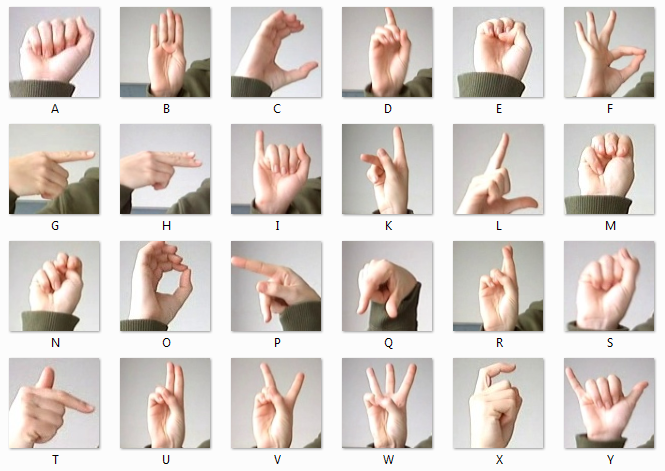
#> input picture backend/dataset/amer_sign2.png, 665 x 471 px
$ python enhanced_preprocessing.py dataset/amer_sign2.png
#> lines starting #> are read from the running program, lines starting #| are printed output that depends on the picture; after the words box and inside, x2 and y2 are one past the last pixel; in counts of white or black regions, pixels touching at a corner belong together
"""
Enhanced Image Preprocessing for ASL Recognition
Improves accuracy through advanced preprocessing techniques
"""

try:
    import cv2
    OPENCV_AVAILABLE = True
except ImportError:
    OPENCV_AVAILABLE = False
    print("Warning: OpenCV not available for preprocessing")

try:
    import numpy as np
    NUMPY_AVAILABLE = True
except ImportError:
    NUMPY_AVAILABLE = False
    print("Warning: NumPy not available")

try:
    from PIL import Image, ImageEnhance, ImageFilter
    PIL_AVAILABLE = True
except ImportError:
    PIL_AVAILABLE = False
    print("Warning: Pillow not available. Install with: pip install Pillow")

from typing import Union, Tuple


class EnhancedPreprocessor:
    """Advanced preprocessing for sign language images"""

    def __init__(self):
        self.target_sizes = {
            'cnn': (200, 200),
            'vit': (224, 224),
            'mediapipe': None  # Original size for MediaPipe
        }

    def preprocess_for_model(
        self,
        image: Union[np.ndarray, Image.Image, str],
        model_type: str = 'cnn',
        enhance: bool = True
    ) -> Union[np.ndarray, Image.Image]:
        """
        Preprocess image for specific model

        Args:
            image: Input image (path, numpy array, or PIL Image)
            model_type: 'cnn', 'vit', or 'mediapipe'
            enhance: Apply enhancement techniques

        Returns:
            Preprocessed image ready for model
        """
#> called with image = 'dataset/amer_sign2.png', model_type = 'cnn', enhance = True
        # Load image
        if isinstance(image, str):
            img = Image.open(image)
#> img is the input picture: PIL image 665x471 RGBA; mean R, G, B, A 216.2, 207.3, 201.9, 255
        elif isinstance(image, np.ndarray):
            img = Image.fromarray(image)
        else:
            img = image

        # Apply enhancements
        if enhance:
            img = self.enhance_image(img)

        # Crop to hand region (optional but improves accuracy)
        img = self.auto_crop_hand(img)

        # Resize for specific model
        target_size = self.target_sizes.get(model_type)
        if target_size:
            img = img.resize(target_size, Image.Resampling.LANCZOS)

        # Convert based on model needs
        if model_type == 'mediapipe':
            # MediaPipe needs RGB numpy array
            if img.mode != 'RGB':
                img = img.convert('RGB')
            return np.array(img)
        else:
            # CNN and ViT work with PIL Images or arrays
            if img.mode != 'RGB':
                img = img.convert('RGB')
            return img

    def enhance_image(self, img: Image.Image) -> Image.Image:
        """
        Apply multiple enhancement techniques

        Improvements:
        - Contrast enhancement: Makes hand features more distinct
        - Sharpness: Clarifies edges and fingers
        - Brightness normalization: Handles varying lighting
        - Noise reduction: Smooths background artifacts
        """
        # Convert to RGB if needed
        if img.mode != 'RGB':
            img = img.convert('RGB')
#> img: PIL image 665x471 RGB

        # 1. Contrast enhancement (boost hand vs background)
        enhancer = ImageEnhance.Contrast(img)
        img = enhancer.enhance(1.3)  # 30% more contrast
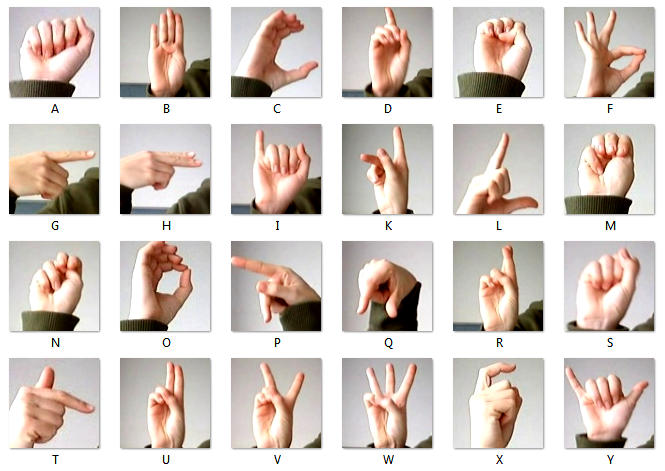
#> img: PIL image 665x471 RGB; mean R, G, B 214.2, 203.1, 196.5

        # 2. Sharpness enhancement (clearer edges)
        enhancer = ImageEnhance.Sharpness(img)
        img = enhancer.enhance(1.5)  # 50% sharper

        # 3. Brightness normalization
        img_array = np.array(img)
        mean_brightness = np.mean(img_array)
#> mean_brightness = 204.4
        target_brightness = 128

        if mean_brightness < 100:  # Too dark
            enhancer = ImageEnhance.Brightness(img)
            img = enhancer.enhance(target_brightness / mean_brightness)
        elif mean_brightness > 180:  # Too bright
            enhancer = ImageEnhance.Brightness(img)
            img = enhancer.enhance(target_brightness / mean_brightness)
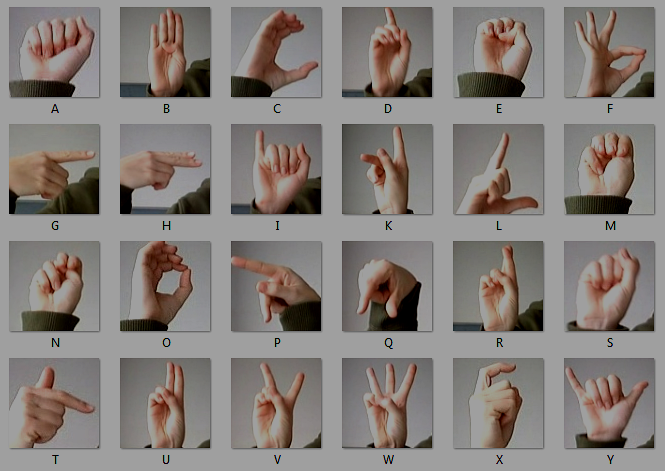
#> img: PIL image 665x471 RGB; mean R, G, B 133.4, 126.5, 122.4

        # 4. Denoise (reduce background noise)
        img = img.filter(ImageFilter.MedianFilter(size=3))

        return img

    def auto_crop_hand(self, img: Image.Image) -> Image.Image:
        """
        Automatically crop to hand region using skin detection
        Falls back to center crop if hand not found
        """
        img_array = np.array(img)

        # Convert to HSV for skin detection
        hsv = cv2.cvtColor(img_array, cv2.COLOR_RGB2HSV)
#> hsv: shape (471, 665, 3); mean H, S, V 23.7, 31.9, 134.5

        # Expanded skin color range for better detection
        lower_skin1 = np.array([0, 20, 70], dtype=np.uint8)
        upper_skin1 = np.array([20, 255, 255], dtype=np.uint8)
        lower_skin2 = np.array([170, 20, 70], dtype=np.uint8)
        upper_skin2 = np.array([180, 255, 255], dtype=np.uint8)

        # Create masks
        mask1 = cv2.inRange(hsv, lower_skin1, upper_skin1)
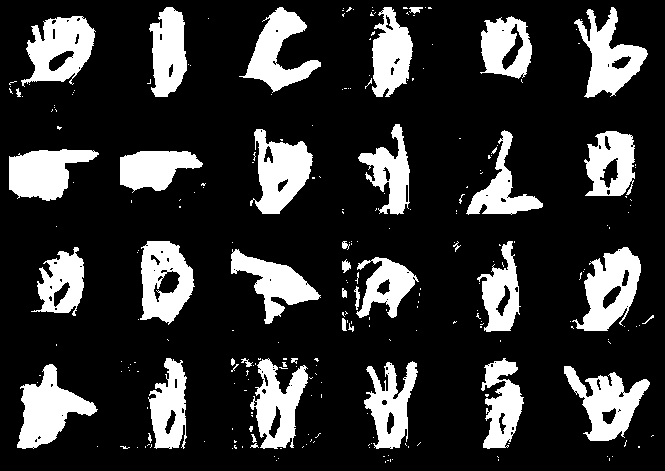
#> mask1: shape (471, 665); 19.9% white; 257 white regions (217 under 20 px), largest, box (x1, y1, x2, y2) and area: (17, 364, 98, 449) 3232, (21, 16, 96, 87) 3102, (572, 247, 641, 331) 3101
        mask2 = cv2.inRange(hsv, lower_skin2, upper_skin2)
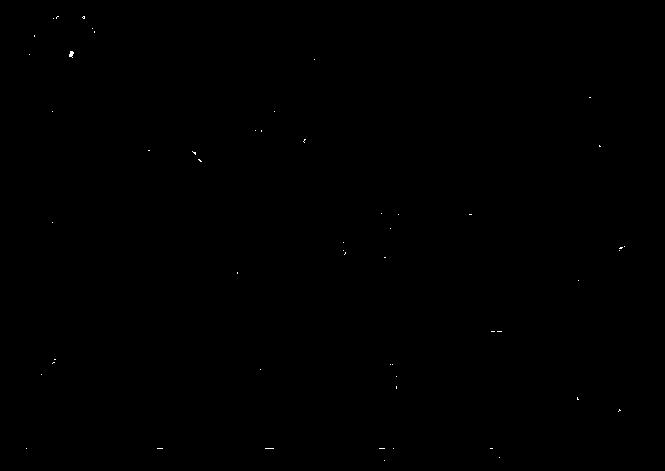
#> mask2: shape (471, 665); 0.05% white in thin lines or dots, all inside (x1, y1, x2, y2) = (26, 16, 625, 461)
        mask = cv2.bitwise_or(mask1, mask2)
#> mask: shape (471, 665); 20% white; 263 white regions (223 under 20 px), largest, box (x1, y1, x2, y2) and area: (17, 362, 98, 449) 3236, (21, 16, 96, 87) 3142, (572, 246, 641, 331) 3109

        # Clean up mask
        kernel = cv2.getStructuringElement(cv2.MORPH_ELLIPSE, (7, 7))
        mask = cv2.morphologyEx(mask, cv2.MORPH_CLOSE, kernel, iterations=2)
#> mask: shape (471, 665); 23.6% white; 96 white regions (66 under 20 px), largest, box (x1, y1, x2, y2) and area: (231, 358, 319, 461) 4453, (9, 16, 96, 97) 3780, (570, 246, 641, 333) 3752
        mask = cv2.morphologyEx(mask, cv2.MORPH_OPEN, kernel, iterations=1)
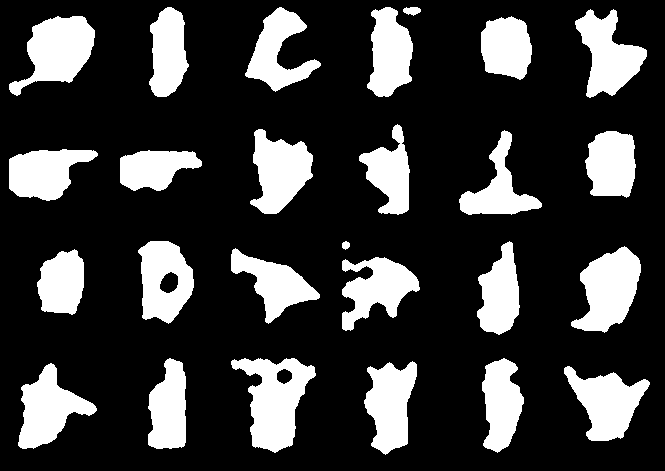
#> mask: shape (471, 665); 23.1% white; 26 white regions

        # Find contours
        contours, _ = cv2.findContours(mask, cv2.RETR_EXTERNAL, cv2.CHAIN_APPROX_SIMPLE)
#> contours = 26 contours; largest, box (x1, y1, x2, y2) and area: (231, 358, 316, 453) 4318, (9, 16, 95, 96) 3616, (571, 246, 641, 333) 3604, (138, 241, 194, 324) 3336, (564, 366, 650, 441) 3282

        if contours:
            # Find largest contour (likely the hand)
            largest_contour = max(contours, key=cv2.contourArea)
#> largest_contour = contour of 192 points, box (x1, y1, x2, y2) (231, 358, 316, 453), area 4318
            area = cv2.contourArea(largest_contour)
#> area = 4318.5

            # Only crop if hand region is significant
            if area > 5000:
                x, y, w, h = cv2.boundingRect(largest_contour)

                # Add padding (20% of dimensions)
                padding_x = int(w * 0.2)
                padding_y = int(h * 0.2)

                x = max(0, x - padding_x)
                y = max(0, y - padding_y)
                w = min(img.width - x, w + 2 * padding_x)
                h = min(img.height - y, h + 2 * padding_y)

                # Crop to hand region
                return img.crop((x, y, x + w, y + h))

        # Fallback: center crop
        width, height = img.size
#> width = 665; height = 471
        crop_size = min(width, height)
#> crop_size = 471
        left = (width - crop_size) // 2
#> left = 97
        top = (height - crop_size) // 2
#> top = 0
        return img.crop((left, top, left + crop_size, top + crop_size))
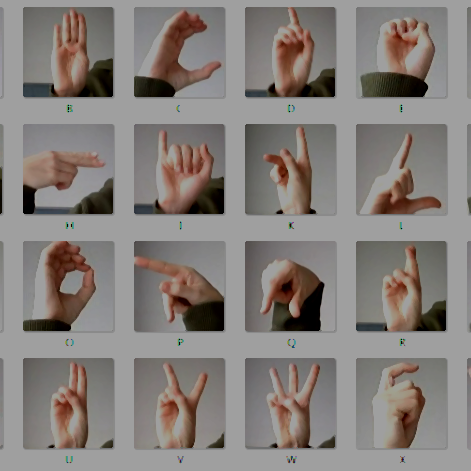
#> returned value: PIL image 471x471 RGB; mean R, G, B 134, 127.8, 123.9

    def augment_for_robustness(self, img: Image.Image) -> list[Image.Image]:
        """
        Create multiple augmented versions for test-time augmentation
        Averaging predictions from these improves accuracy
        """
        augmented = [img]  # Original

        # Slight rotation variations
        augmented.append(img.rotate(5, expand=False, fillcolor='white'))
        augmented.append(img.rotate(-5, expand=False, fillcolor='white'))

        # Brightness variations
        enhancer = ImageEnhance.Brightness(img)
        augmented.append(enhancer.enhance(0.9))
        augmented.append(enhancer.enhance(1.1))

        return augmented


def preprocess_for_cnn(image: Union[np.ndarray, Image.Image, str]) -> Image.Image:
    """Quick function for CNN preprocessing"""
    preprocessor = EnhancedPreprocessor()
    return preprocessor.preprocess_for_model(image, model_type='cnn', enhance=True)


def preprocess_for_vit(image: Union[np.ndarray, Image.Image, str]) -> Image.Image:
    """Quick function for ViT preprocessing"""
    preprocessor = EnhancedPreprocessor()
    return preprocessor.preprocess_for_model(image, model_type='vit', enhance=True)


def preprocess_for_mediapipe(image: Union[np.ndarray, Image.Image, str]) -> np.ndarray:
    """Quick function for MediaPipe preprocessing"""
    preprocessor = EnhancedPreprocessor()
    return preprocessor.preprocess_for_model(image, model_type='mediapipe', enhance=True)


# Test the preprocessor
if __name__ == "__main__":
    import sys

    if len(sys.argv) < 2:
        print("Usage: python enhanced_preprocessing.py <image_path>")
        sys.exit(1)

    image_path = sys.argv[1]

    print("Testing Enhanced Preprocessing...")
    print("=" * 60)

    preprocessor = EnhancedPreprocessor()

    # Test for each model type
    for model_type in ['cnn', 'vit', 'mediapipe']:
        print(f"\nPreprocessing for {model_type.upper()}...")
        processed = preprocessor.preprocess_for_model(image_path, model_type=model_type)
#> in preprocess_for_model, `img = img.resize(target_size, Image.Resampling.LANCZOS)`:
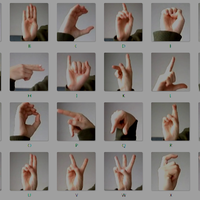
#> img: PIL image 200x200 RGB; mean R, G, B 134.1, 127.8, 123.9

        if isinstance(processed, Image.Image):
            print(f"Output: PIL Image, size={processed.size}, mode={processed.mode}")
#| Output: PIL Image, size=(200, 200), mode=RGB
            processed.save(f'test_output_{model_type}.jpg')
        else:
            print(f"Output: Numpy array, shape={processed.shape}, dtype={processed.dtype}")
            cv2.imwrite(f'test_output_{model_type}.jpg', cv2.cvtColor(processed, cv2.COLOR_RGB2BGR))

    print("\n" + "=" * 60)
    print("Preprocessing complete! Check test_output_*.jpg files")
